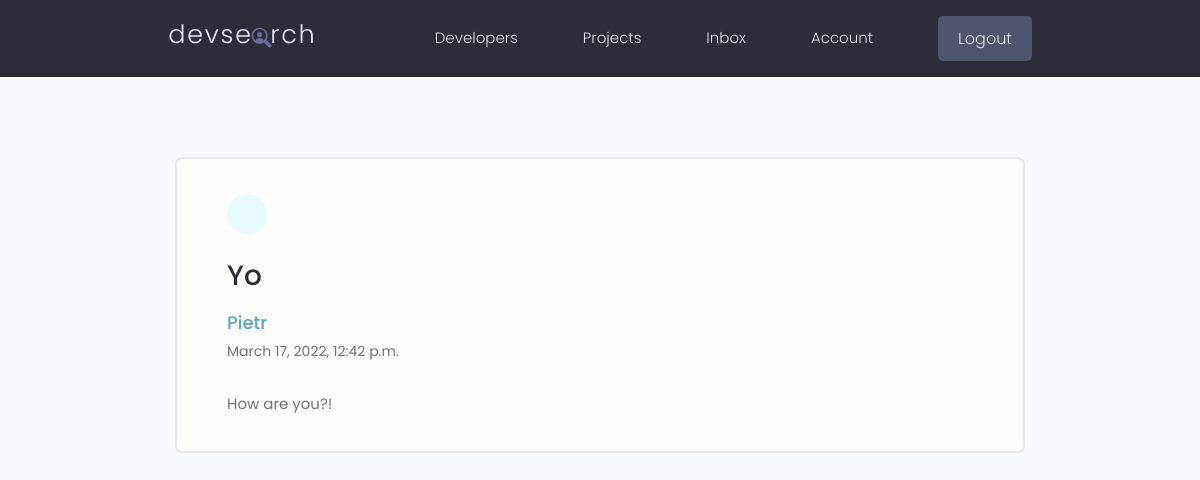
Screenshot of /view-message/89f119b5-fa9a-41a1-9722-141f435232fa/ (signed in) with the database file from the repository.
### developer/models.py (models this page shows, shortened)
class Message(models.Model):
    id = models.UUIDField(default=uuid.uuid4,
                          primary_key=True, unique=True, editable=False)
    sender = models.ForeignKey(
        Developer, on_delete=models.CASCADE, null='True', blank=True)
    receiver = models.ForeignKey(
        Developer, on_delete=models.CASCADE, null='True', blank=True, related_name='messages')
    name = models.CharField(max_length=200, blank=True, null=True)
    email = models.EmailField(max_length=200, blank=True, null=True)
    subject = models.CharField(max_length=200, blank=True, null=True)
    body = models.TextField()
    is_read = models.BooleanField(default=False, null=True)
    created = models.DateTimeField(auto_now_add=True)
    class Meta:
        ordering = ['is_read', '-created']

### developer/views.py (the view)
# urls.py: path('view-message/<str:pk>/', views.view_message, name='view_message'),
@login_required(login_url='developer:login')
def view_message(request, pk):
    developer = request.user.developer
    message = developer.messages.get(pk=pk)
    if message.is_read == False:
        message.is_read = True
        message.save()
    context = {'message': message}
    template_name = 'developer/message.html'
    return render(request, template_name, context)

### developer/templates/developer/message.html (shortened to what this page needs)
{% extends 'main.html'%}
{% block content %}
<main class="messagePage my-xl">
  <div class="content-box">
    <div class="message">
      <a class="backButton" href="{% url 'developer:inbox' %}"></a>
      <h4 class="message__subject">{{ message.subject }}</h4>
      <a href="profile.html" class="message__author">{{ message.name }}</a>
      <p class="message__date">{{ message.created }}</p>
      <div class="message__body">
        {{ message.body|linebreaksbr }}
      </div>
    </div>
  </div>
</main>
{% endblock %}

### static/styles/app.css (style rules this page uses)
:root { --color-sub: #2d2d39; }
.content-box { width: 95%; max-width: 85rem; margin: 0 auto; }
.message { padding: 2.5rem 0; }
.message > a { display: flex; gap: 1rem; }
.message__author, .message__date { flex-basis: 25%; }
.message__subject { flex-basis: 50%; }
.message__date { text-align: right; }
.messagePage .message { list-style: none; background: var(--color-white); padding: 3.5rem 5rem; border: 2px solid var(--color-light); border-radius: 0.7rem; }
.messagePage .message__subject { font-size: 2.8rem; color: var(--color-sub); margin-bottom: 1rem; margin-top: 2rem; }
.messagePage .message__author { font-size: 1.8rem; font-weight: 500; }
.messagePage .message__date { font-size: 1.4rem; font-weight: 400; text-align: left; margin-bottom: 3rem; }
.backButton { background: var(--color-main-light); color: var(--color-main); width: 4rem; height: 4rem; display: flex; align-items: center; justify-content: center; border-radius: 50%; }

### static/uikit/styles/modules/_variables.css (style rules this page uses)
:root { --color-main: #5aa5b9; --color-main-light: #e6faff; --color-sub: #3f4156; --color-sub-light: #51546e; --color-sub-lighter: #ededfd; --color-text: #737373; --color-gray: #8b8b8b; --color-light: #e5e7eb; --color-light-gray: #767676; --color-bg: #f8fafd; --color-white: #fffefd; --color-white-light: #f3f3f3; --color-success: #359e64; --color-success-bg: #def8e8; --color-error: #fc4b0b; --color-error-bg: #fff2ee; --font-base: 'Poppins', arial, helvetica, 'Segoe UI', roboto, ubuntu, sans-serif; --font-monospace: 'Fira Code', 'Courier New', courier, monospace; --font-regular: 300; --font-medium: 500; --font-bold: 700; --generic-shadow: 1px 1px 5px #00000010; --generic-transition: all 0.3s ease-in-out; }

### static/uikit/styles/modules/_base.css (style rules this page uses)
* { margin: 0; padding: 0; box-sizing: border-box; text-rendering: optimizeLegibility; color: inherit; font-size: inherit; }
html { font-size: 50%; }
@media only screen and (min-width: 480px) { html { font-size: 56.25%; } }
@media only screen and (min-width: 1200px) { html { font-size: 62.5%; } }
body { line-height: 1.6; font-weight: 400; font-size: 1.5rem; color: var(--color-text); background-color: var(--color-bg); min-height: 100vh; }

### static/uikit/styles/modules/_typography.css (style rules this page uses)
* { font-family: var(--font-base); }
h4 { font-size: 2.8rem; font-weight: var(--font-medium); }
p, span, strong { font-size: 1.6rem; color: var(--color-text); font-weight: var(--font-regular); }
a { padding-bottom: 2px; text-decoration: none; display: inline-block; color: var(--color-main); font-weight: var(--font-medium); }

### static/uikit/styles/modules/_utilities.css (style rules this page uses)
.my-xl { margin: 8rem auto; }

### rows the page displays
Message: subject "Yo", name "Pietr", created "March 17, 2022, 12:42 p.m.", body "How are you?!"
